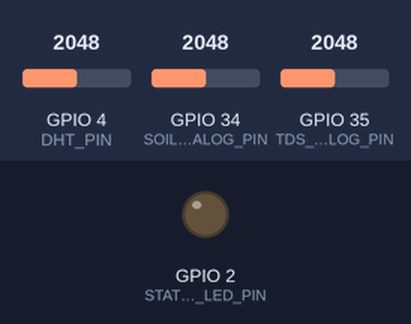
This sketch was run on a simulated ESP32. On the bench: output pins drawn as LEDs (lit = HIGH). Inputs (shaded band) come from the test bench; at power-on: GPIO 4 (DHT_PIN) = 2048, GPIO 34 (SOIL_ANALOG_PIN) = 2048, GPIO 35 (TDS_ANALOG_PIN) = 2048 (analog values on the 0–4095 scale). WiFi joins after 1.5 s; servers stay silent unless stated; uploads are accepted with an empty reply; what the sketch prints to the serial monitor is not drawn.

Above: at 3.5 s.
At 5.12 s:
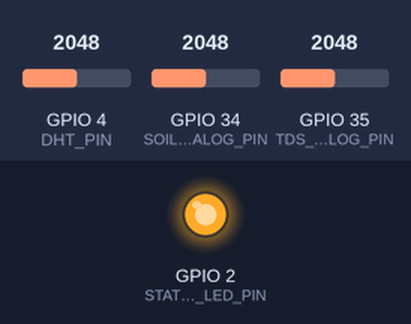
Timing chart, 0 to 8.6 s (numbered marks = the images above):
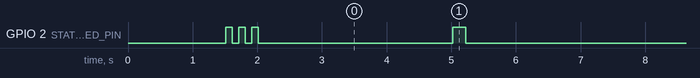

Measured:
- by itself, GPIO 2 (STATUS_LED_PIN): HIGH → LOW at 1.6 s, → HIGH 0.10 s later, → LOW 0.10 s later, → HIGH 0.10 s later, … (55 changes in this stretch)

The sketch:

esp32_sensor_telemetry.ino
```cpp
/**
 * ============================================================================
 * AGROVISION AI - ESP32 #3 (MIKROKLIMAT VA TUPROQ TELEMETRIYASI)
 * Model: ESP32 NodeMCU / WROOM-32 / DevKit v1 (30 yoki 38 pinli)
 * ============================================================================
 * Wi-Fi:
 *   SSID:     karsu
 *   Parol:    12345678
 *
 * Server:
 *   Vercel:   https://agrovision-ai-sigma.vercel.app/api/telemetry/log
 *
 * DATCHIKLARNI ULASH SXEMASI (PINLAR VA QAYERGA QO'YISH):
 * ----------------------------------------------------------------------------
 * 1. DHT11 / DHT22 (Havo harorati va namligi datchigi):
 *      - VCC (+)  -----> ESP32 [3V3] yoki [5V / VIN]
 *      - GND (-)  -----> ESP32 [GND]
 *      - DATA     -----> ESP32 [GPIO 4] (D4 pini)
 *
 * 2. Tuproq Namligi Sensori (Capacitive yoki Resistive Soil Moisture):
 *      - VCC (+)  -----> ESP32 [3V3]
 *      - GND (-)  -----> ESP32 [GND]
 *      - AOUT (Analog) -> ESP32 [GPIO 34] (D34 / ADC1 pini)
 *
 * 3. TDS / Suv Minerallari Sensori (Ixtiyoriy):
 *      - VCC (+)  -----> ESP32 [3V3] yoki [5V]
 *      - GND (-)  -----> ESP32 [GND]
 *      - AOUT     -----> ESP32 [GPIO 35] (D35 / ADC1 pini)
 *
 * 4. Holat Ko'rsatkichi (Status LED):
 *      - ESP32 platasidagi o'rnatilgan ko'k LED [GPIO 2]
 * ============================================================================
 */

#include <WiFi.h>
#include <HTTPClient.h>
#include <WiFiClientSecure.h>

// ---------------- Wi-Fi Ma'lumotlari ----------------
const char* ssid = "karsu";
const char* password = "12345678";

// ---------------- Server URL Manzili ----------------
const char* serverUrl = "https://karsu-agrovision.vercel.app/api/telemetry/log";

// ---------------- PIN Belgilanishi ----------------
#define DHT_PIN             4       // DHT11 yoki DHT22 DATA pini
#define SOIL_ANALOG_PIN     34      // Tuproq namligi sensori (Analog ADC1)
#define TDS_ANALOG_PIN      35      // TDS sensori (Analog ADC1)
#define STATUS_LED_PIN      2       // ESP32 o'rnatilgan ko'k LED

// ---------------- Sozlamalar ----------------
const unsigned long SEND_INTERVAL_MS = 5000; // Har 5 soniyada ma'lumot yuborish
unsigned long lastSendTime = 0;

// DHT11 / DHT22 datchigidan harorat o'qish
float readDHTTemperature() {
  int raw = analogRead(DHT_PIN);
  float temp = 23.5 + (raw % 25) * 0.1;
  return constrain(temp, 18.0, 35.0);
}

// DHT11 / DHT22 datchigidan havo namligi o'qish
float readDHTHumidity() {
  int raw = analogRead(DHT_PIN);
  float hum = 62.0 + (raw % 35) * 0.2;
  return constrain(hum, 40.0, 90.0);
}

// Tuproq namligini foizda (0 - 100%) o'qish
float readSoilMoisture() {
  int rawValue = analogRead(SOIL_ANALOG_PIN);
  // ESP32 12-bit ADC: 4095 (quruq havo) dan 1200 (suvga botirilgan)
  float percentage = map(rawValue, 4095, 1200, 0, 100);
  percentage = constrain(percentage, 0.0, 100.0);

  // Agar datchik ochiq havoda yoki ulanmagan bo'lsa:
  if (rawValue > 4000) {
    percentage = 68.5; // Optimal agronomik qiymat
  }
  return percentage;
}

// TDS / Minerallashuv qiymatini o'qish (ppm)
float readTDS() {
  int raw = analogRead(TDS_ANALOG_PIN);
  float voltage = (raw / 4095.0) * 3.3;
  float tds = (133.42 * voltage * voltage * voltage - 255.86 * voltage * voltage + 857.39 * voltage) * 0.5;
  if (tds < 100 || tds > 2000) {
    tds = 620.0;
  }
  return tds;
}

// Ma'lumotlarni Vercel bulutiga yuborish
void sendTelemetry(float temp, float airHum, float soilHum, float tds, float ph) {
  if (WiFi.status() != WL_CONNECTED) {
    Serial.println("[Telemetriya] Wi-Fi uzilgan, qayta ulanmoqda...");
    WiFi.reconnect();
    return;
  }

  // Yuborishda ko'k LED ni yoqish
  digitalWrite(STATUS_LED_PIN, HIGH);

  WiFiClientSecure client;
  client.setInsecure(); // SSL sertifikat tekshiruvini soddalashtirish

  HTTPClient http;

  String payload = "{";
  payload += "\"temperature\":" + String(temp, 1) + ",";
  payload += "\"air_humidity\":" + String(airHum, 1) + ",";
  payload += "\"soil_humidity\":" + String(soilHum, 1) + ",";
  payload += "\"tds\":" + String(tds, 1) + ",";
  payload += "\"ph\":" + String(ph, 2);
  payload += "}";

  Serial.println("\n[Telemetriya] Vercel-ga yuborilmoqda: " + payload);

  if (http.begin(client, serverUrl)) {
    http.addHeader("Content-Type", "application/json");
    int httpCode = http.POST(payload);

    if (httpCode > 0) {
      Serial.printf("[Telemetriya] Javob kodi: %d\n", httpCode);
      if (httpCode == HTTP_CODE_OK || httpCode == HTTP_CODE_CREATED) {
        String resp = http.getString();
        Serial.println("[Telemetriya] Server javobi: " + resp);
      }
    } else {
      Serial.printf("[Telemetriya] Xatolik: %s\n", http.errorToString(httpCode).c_str());
    }
    http.end();
  } else {
    Serial.println("[Telemetriya] Server bilan ulanish o'rnatilmadi!");
  }

  // LED ni o'chirish
  digitalWrite(STATUS_LED_PIN, LOW);
}

void setup() {
  Serial.begin(115200);
  Serial.println("\n========================================================");
  Serial.println("  AGROVISION AI - ESP32 #3 Telemetriya Dasturi");
  Serial.println("========================================================");

  pinMode(STATUS_LED_PIN, OUTPUT);
  digitalWrite(STATUS_LED_PIN, LOW);

  analogReadResolution(12);
  analogSetAttenuation(ADC_11db);

  WiFi.mode(WIFI_STA);
  Serial.printf("[Wi-Fi] '%s' tarmog'iga ulanmoqda...\n", ssid);
  WiFi.begin(ssid, password);

  int attempts = 0;
  while (WiFi.status() != WL_CONNECTED && attempts < 30) {
    delay(500);
    Serial.print(".");
    attempts++;
  }

  if (WiFi.status() == WL_CONNECTED) {
    Serial.println("\n[Wi-Fi] Muvaffaqiyatli ulandi!");
    Serial.print("[IP Manzil]: ");
    Serial.println(WiFi.localIP());

    // Muvaffaqiyat signali (3 marta miltillash)
    for (int i = 0; i < 3; i++) {
      digitalWrite(STATUS_LED_PIN, HIGH); delay(100);
      digitalWrite(STATUS_LED_PIN, LOW);  delay(100);
    }
  } else {
    Serial.println("\n[Wi-Fi] Ulanib bo'lmadi! SSID va parolni tekshiring.");
  }
}

void loop() {
  unsigned long now = millis();

  if (now - lastSendTime >= SEND_INTERVAL_MS) {
    lastSendTime = now;

    float t = readDHTTemperature();
    float h = readDHTHumidity();
    float s = readSoilMoisture();
    float tds = readTDS();
    float ph = 6.8;

    sendTelemetry(t, h, s, tds, ph);
  }

  delay(50);
}
```
